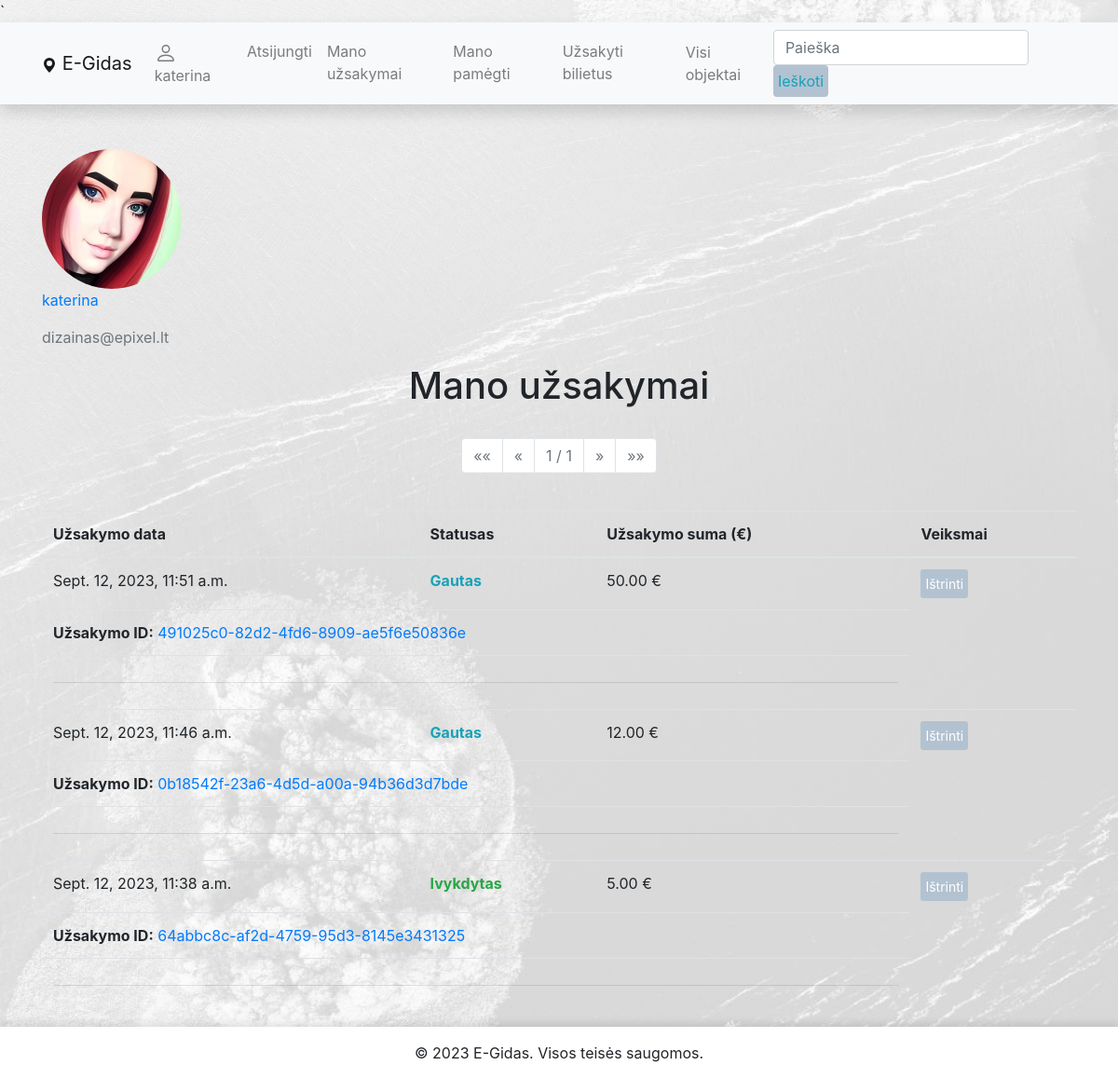
The page /egidas/manouzsakymai/ (signed in) on the database as committed earlier.
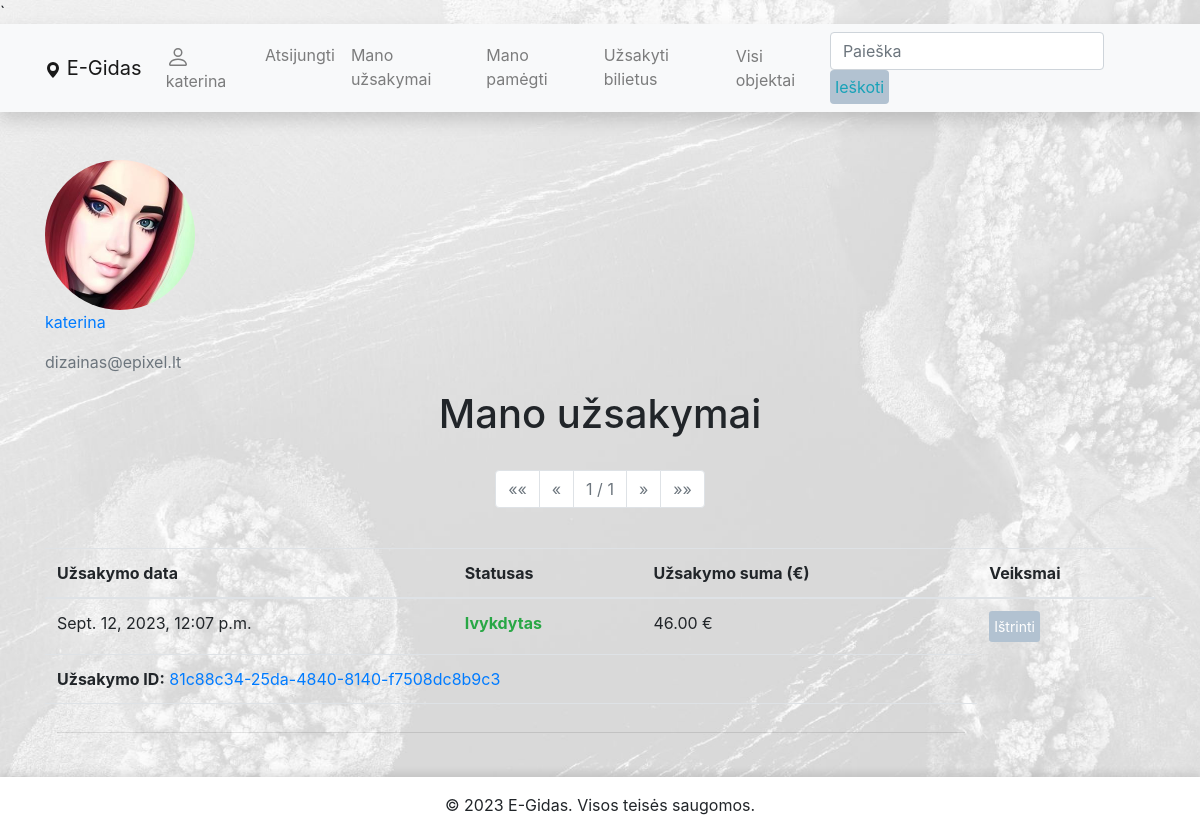
The same page on the database as committed later.
### egidas/models.py (models this page shows, shortened)
class Profilis(models.Model):
    user = models.OneToOneField(User, on_delete=models.CASCADE, blank=True)
    nuotrauka = models.ImageField(default='profile_pics/pfp.png', upload_to='profile_pics')
    class Meta:
        verbose_name = 'Profilis'
        verbose_name_plural = 'Profiliai'

class Order(models.Model):
    id = models.UUIDField(primary_key=True, default=uuid.uuid4, editable=False)
    purchase_date = models.DateTimeField('Pirkimo data', auto_now_add=True)
    user = models.ForeignKey(User, related_name='orders', on_delete=models.CASCADE)
    ORDER_STATUS = (
        ('Gautas', 'Gautas'),
        ('Ivykdytas', 'Ivykdytas'),
        ('Atšauktas', 'Atšauktas'),
        ('Laukiama apmokėjimo', 'Laukiama apmokėjimo')
    )
    status = models.CharField(
        max_length=50,
        choices=ORDER_STATUS,
        blank=True,
        default='Gautas',
        help_text='Užsakymo statusas'
    )
    def get_total_sum(self):
        total = 0
        for item in self.order_items.all():
            total += item.get_total_price
        return total
    class Meta:
        ordering = ['purchase_date']
        verbose_name = 'Užsalymas'
        verbose_name_plural = 'užsakymai'

class OrderItem(models.Model):
    order = models.ForeignKey(Order, related_name='order_items', on_delete=models.CASCADE, null=True, blank=True)
    ticket = models.ForeignKey(Ticket, related_name='order_items', on_delete=models.CASCADE, null=True, blank=True)
    quantity = models.PositiveIntegerField("Kiekis", default=1)
    @property
    def get_total_price(self):
        return self.quantity * self.ticket.price if self.ticket and self.ticket.price else 0
    class Meta:
        verbose_name = 'Užsakymo eilutė'
        verbose_name_plural = 'Užsakymo eilutės'

class Ticket(models.Model):
    place = models.ForeignKey(Place, related_name='tickets', on_delete=models.CASCADE)
    price = models.DecimalField('Kaina', max_digits=9, decimal_places=2)
    service = models.CharField('Paslaugos pavadinimas', max_length=255, null=True, blank=True)
    TYPE = (
        ('Suaugusiam', 'Suaugusiems'),
        ('Vaikams', 'Vaikams'),
        ('Pens/Neįg', 'Neįgaliems ir pencininkams'),
        ('Bendrinis', 'Bendrinis'),
        ('Anykštėnams', 'Anykštėnams'),
        ('Stud/Moksl', 'Moksleiviams ir studentams')
    )
    type = models.CharField(
        max_length=50,
        choices=TYPE,
        blank=True,
        default='Bendrinis',
        help_text='Bilieto tipas'
    )
    class Meta:
        verbose_name = 'Bilietas'
        verbose_name_plural = 'Bilietai'

### egidas/views.py (the view)
# urls.py: path('manouzsakymai/', views.UserOrderListView.as_view(), name='my-orders'),
class UserOrderListView(LoginRequiredMixin, generic.ListView):
    model = Order
    template_name = 'user_orders.html'
    context_object_name = 'order_list'
    paginate_by = 5
    def get_queryset(self):
        return Order.objects.filter(user=self.request.user).order_by('-purchase_date')
    def get_context_data(self, **kwargs):
        context = super().get_context_data(**kwargs)
        context['order_list'] = context['page_obj']
        return context

### egidas/templates/user_orders.html
{% extends "base.html" %}
{% block content %}
<img class="img-fluid rounded-circle" src="{{ user.profilis.nuotrauka.url }}" style="width: 150px; height: 150px;"/>
<p class="text-primary">{{ user.username }}</p>
<p class="text-secondary">{{ user.email }}</p>
<h1 class="text-center">Mano užsakymai</h1>
<br>
<nav aria-label="Page navigation example">
    <ul class="pagination justify-content-center">
        {% if page_obj.has_previous %}
            <li class="page-item">
                <a class="page-link" href="?page=1" aria-label="First">
                    <span aria-hidden="true">&laquo;&laquo;</span>
                </a>
            </li>
            <li class="page-item">
                <a class="page-link" href="?page={{ page_obj.previous_page_number }}" aria-label="Previous">
                    <span aria-hidden="true">&laquo;</span>
                </a>
            </li>
        {% else %}
            <li class="page-item disabled">
                <span class="page-link">&laquo;&laquo;</span>
            </li>
            <li class="page-item disabled">
                <span class="page-link">&laquo;</span>
            </li>
        {% endif %}
        <li class="page-item disabled">
            <span class="page-link">{{ page_obj.number }} / {{ page_obj.paginator.num_pages }}</span>
        </li>
        {% if page_obj.has_next %}
            <li class="page-item">
                <a class="page-link" href="?page={{ page_obj.next_page_number }}" aria-label="Next">
                    <span aria-hidden="true">&raquo;</span>
                </a>
            </li>
            <li class="page-item">
                <a class="page-link" href="?page={{ page_obj.paginator.num_pages }}" aria-label="Last">
                    <span aria-hidden="true">&raquo;&raquo;</span>
                </a>
            </li>
        {% else %}
            <li class="page-item disabled">
                <span class="page-link">&raquo;</span>
            </li>
            <li class="page-item disabled">
                <span class="page-link">&raquo;&raquo;</span>
            </li>
        {% endif %}
    </ul>
</nav>
<br>
{% if order_list %}
    <table class="table">
        <thead>
            <tr>
                <th>Užsakymo data</th>
                <th>Statusas</th>
                <th>Užsakymo suma (€)</th>
                <th>Veiksmai</th>
            </tr>
        </thead>
        <tbody>
            {% for order in order_list %}
                <tr>
                    <td>{{ order.purchase_date }}</td>
                    <td class="{% if order.status == 'Ivykdytas' %}text-success
                    {% elif order.status == 'Gautas' %}text-info
                    {% elif order.status == 'Atšauktas' %}text-danger
                    {% elif order.status == 'Laukiama apmokėjimo' %}text-secondary{% endif %}">
                        <strong>{{ order.status }}</strong>
                    </td>
                    <td>{{ order.get_total_sum }} €</td>
                    <td>
                        <a class="btn btn-danger btn-sm" href="{% url 'my-order-delete' order.id %}">Ištrinti</a>
                    </td>
                </tr>
                <tr>
                    <td colspan="3">
                        <strong>Užsakymo ID:</strong>
                        <a href="{% url 'order-detail' order.id %}">{{ order.id }}   </a>
                    </td>
                </tr>
                <tr>
                    <td colspan="3"><hr /></td>
                </tr>
            {% endfor %}
        </tbody>
    </table>
{% else %}
    <p>Šiuo metu užsakymų neturite</p>
{% endif %}
{% endblock %}

### egidas/templates/base.html (shortened to what this page needs)
<!DOCTYPE html>
<html lang="en">
<head>
    <link rel="stylesheet" href="https://unpkg.com/leaflet@1.7.1/dist/leaflet.css" />
    <link
            rel="stylesheet"
            href="https://stackpath.bootstrapcdn.com/bootstrap/4.1.3/css/bootstrap.min.css"
    />
    <link
            rel="stylesheet"
            href="https://cdnjs.cloudflare.com/ajax/libs/font-awesome/4.7.0/css/font-awesome.min.css"
    />
    <link   href="https://maxcdn.bootstrapcdn.com/bootstrap/4.5.2/css/bootstrap.min.css"
            rel="stylesheet"
    />
    <link   rel="stylesheet"
            href="https://cdnjs.cloudflare.com/ajax/libs/font-awesome/6.0.0-beta3/css/all.min.css"
    />
    {% load static %}
    <link rel="stylesheet" href="{% static 'css/styles.css' %}"/>
</head>
<body class="d-flex flex-column">
<div id="content-wrapper" class="flex-grow-1">
    <nav
            class="navbar navbar-expand-lg navbar-light bg-light static-top mb-5 shadow">
        <div class="container">
            <a class="navbar-brand" href="{% url 'index' %}">
                <svg xmlns="http://www.w3.org/2000/svg" width="16" height="16" fill="currentColor"
                     class="bi bi-geo-alt-fill" viewBox="0 0 16 16">
                    <path d="M8 16s6-5.686 6-10A6 6 0 0 0 2 6c0 4.314 6 10 6 10zm0-7a3 3 0 1 1 0-6 3 3 0 0 1 0 6z"/>
                </svg>
                E-Gidas</a
            >
            <div class="collapse navbar-collapse" id="navbarResponsive">
                <ul class="navbar-nav">
                    {% if user.is_authenticated %}
                    <li class="nav-item"><a class="nav-link" href="{% url 'profile' %}">
                        {{ user.get_username }}</a></li>
                    <li class="nav-item"><a class="nav-link" href="{% url 'logout' %}">Atsijungti</a></li>
                    <li class="nav-item"><a class="nav-link" href="{% url 'my-orders' %}">Mano užsakymai</a></li>
                    <li class="nav-item"><a class="nav-link" href="{% url 'favourites' %}">Mano pamėgti</a></li>
                    <li class="nav-item"><a class="nav-link" href="{% url 'my-new-order' %}">Užsakyti bilietus</a></li>
                    {% else %}
                    <li class="nav-item"><a class="nav-link" href="{% url 'login' %}?next={{ request.path }}">Prisijungti</a></li>
                    <li class="nav-item"><a class="nav-link" href="{% url 'register' %}">Registruotis</a></li>
                    {% endif %}
                </ul>
                <ul  class="navbar-nav ml-auto">
                    <li class="nav-item"><a class="nav-link" href="{% url 'place-list' %}">Visi objektai</a></li>
                </ul>
                <form
                        class="form-inline"
                        action="{% url 'search' %}"
                        method="get"
                >
                    <input
                            class="form-control mr-sm-2"
                            type="search"
                            placeholder="Paieška"
                            aria-label="Search"
                            name="search_text"
                    />
                    <button class="btn btn-outline-info my-2 my-sm-0" type="submit">
                        Ieškoti
                    </button>
                </form>
            </div>
        </div>
    </nav>
    <div class="container">
        {% block content %}{% endblock %}
    </div>
    <footer class="bg-light text-center text-lg-start mt-auto my-top-shadow">
        <div class="text-center p-3" style="background-color: #fff;">
            © 2023 E-Gidas. Visos teisės saugomos.
        </div>
    </footer>
</div>
</body>
</html>

### egidas/static/css/styles.css (style rules this page uses)
body { background-image: url('/static/img/anyksciai.jpg'); background-size: cover; background-attachment: fixed; display: flex; flex-direction: column; min-height: 100vh; }
#content-wrapper { flex-grow: 1; display: flex; flex-direction: column; }
.page-link { background-color: #b8ddfc; }
footer { flex-shrink: 0; position: relative; width: 100%; }
.my-top-shadow { box-shadow: 0px -4px 8px rgba(0, 0, 0, 0.1); }
.btn { padding: 5px; background-color: #b2c2d1; border: 2px; cursor: pointer; }

Rows that differ between the two databases and show on the page:
removed Order: purchase_date "Sept. 12, 2023, 11:51 a.m.", status "Gautas", get_total_sum "50.00", id "491025c0-82d2-4fd6-8909-ae5f6e50836e"
removed Order: purchase_date "Sept. 12, 2023, 11:46 a.m.", status "Gautas", get_total_sum "12.00", id "0b18542f-23a6-4d5d-a00a-94b36d3d7bde"
removed Order: purchase_date "Sept. 12, 2023, 11:38 a.m.", status "Ivykdytas", get_total_sum "5.00", id "64abbc8c-af2d-4759-95d3-8145e3431325"
added Order: purchase_date "Sept. 12, 2023, 12:07 p.m.", status "Ivykdytas", get_total_sum "46.00", id "81c88c34-25da-4840-8140-f7508dc8b9c3"
